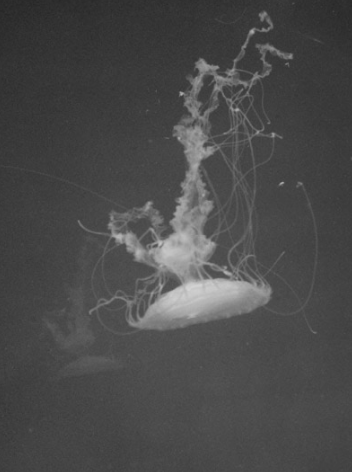
#> input picture final/jelly2.png, 352 x 472 px
$ jupyter execute --allow-errors outputs.ipynb
#> lines starting #> are read from the running program, lines starting #| are printed output that depends on the picture; after the words box and inside, x2 and y2 are one past the last pixel; in counts of white or black regions, pixels touching at a corner belong together
[cell 1]
import numpy as np
import cv2
import matplotlib.pyplot as plt
from scipy.ndimage import gaussian_filter
import torch
from torchvision import models, transforms


class Fusion:
    def __init__(self, sharp_path: str, colorful_path: str):
        self.img_sharp_bgr = cv2.imread(sharp_path)
        self.img_color_bgr = cv2.imread(colorful_path)
        if self.img_sharp_bgr is None or self.img_color_bgr is None:
            raise ValueError("Could not read one or both images")
        if self.img_sharp_bgr.shape != self.img_color_bgr.shape:
            h = min(self.img_sharp_bgr.shape[0], self.img_color_bgr.shape[0])
            w = min(self.img_sharp_bgr.shape[1], self.img_color_bgr.shape[1])
            self.img_sharp_bgr = cv2.resize(self.img_sharp_bgr, (w, h))
            self.img_color_bgr = cv2.resize(self.img_color_bgr, (w, h))

        self.img_sharp_rgb = cv2.cvtColor(self.img_sharp_bgr, cv2.COLOR_BGR2RGB)
        self.img_color_rgb = cv2.cvtColor(self.img_color_bgr, cv2.COLOR_BGR2RGB)

        self.fcn_model = None

    # [9 lines left out: function freq_stages, not called in this run]

    def run_freq(self):
        fused = self.freq_stages()
        return fused

    def wavelet_stages(self):
        sharp = self.img_sharp_rgb.astype(np.float32)
        colorful = self.img_color_rgb.astype(np.float32)
        fused = np.zeros_like(sharp)
        scales = [2, 5, 10, 20]

        for c in range(3):
            base = gaussian_filter(colorful[:, :, c], sigma=scales[-1])
            prev = sharp[:, :, c]
            channel_details = []
            for sigma in scales:
                blurred = gaussian_filter(sharp[:, :, c], sigma=sigma)
                d = prev - blurred
                channel_details.append(d)
                prev = blurred
            recon = base
            for d in reversed(channel_details):
                recon += d * 1.1
            fused[:, :, c] = recon

        fused = np.clip(fused, 0, 255).astype(np.uint8)
        fused_hsv = cv2.cvtColor(fused, cv2.COLOR_RGB2HSV).astype(np.float32)
        fused_hsv[:, :, 1] = np.clip(fused_hsv[:, :, 1] * 1.1, 0, 255)
        fused_sat = cv2.cvtColor(fused_hsv.astype(np.uint8), cv2.COLOR_HSV2RGB)
        return fused_sat

    def run_wavelet(self):
        fused = self.wavelet_stages()
        return fused

    def luminance_stages(self):
        sharp_lab = cv2.cvtColor(self.img_sharp_bgr, cv2.COLOR_BGR2LAB).astype(np.float32)
        colorful_lab = cv2.cvtColor(self.img_color_bgr, cv2.COLOR_BGR2LAB).astype(np.float32)
        sharp_L = sharp_lab[:, :, 0]
        result_lab = colorful_lab.copy()
        result_lab[:, :, 0] = sharp_L
        result = cv2.cvtColor(result_lab.astype(np.uint8), cv2.COLOR_LAB2RGB)
        return result

    def run_luminance(self):
        fused = self.luminance_stages()
        return fused

    # [62 lines left out: functions _load_fcn, fcn_poisson_guided_stages, not called in this run]

    def run_fcn_poisson_guided(self):
        fused = self.fcn_poisson_guided_stages()
        return fused

    # [44 lines left out: function graphcut_poisson_guided_stages, not called in this run]

    def run_graphcut_poisson_guided(self, rect=None, iters: int = 5):
        fused = self.graphcut_poisson_guided_stages(rect=rect, iters=iters)
        return fused

    def run_and_show(self, method_name: str, out_filename: str):
        method_name = method_name.lower()

        if method_name == "freq":
            fused = self.run_freq()
        elif method_name == "wavelet":
            fused = self.run_wavelet()
        elif method_name == "luminance":
            fused = self.run_luminance()
        elif method_name == "fcn_poisson":
            fused = self.run_fcn_poisson_guided()
        elif method_name == "graphcut_poisson":
            fused = self.run_graphcut_poisson_guided()
        else:
            raise ValueError(f"Unknown method_name: {method_name}")

        plt.figure(figsize=(15, 5))

        plt.subplot(1, 3, 1)
        plt.imshow(self.img_sharp_rgb)
        plt.title("Sharp input")
        plt.axis("off")


        plt.subplot(1, 3, 2)
        plt.imshow(self.img_color_rgb)
        plt.title("Colorful input")
        plt.axis("off")

        plt.subplot(1, 3, 3)
        plt.imshow(fused)
        plt.title(f"{method_name} fused")
        plt.axis("off")

        plt.tight_layout()
        plt.show()

        cv2.imwrite(out_filename, cv2.cvtColor(fused, cv2.COLOR_RGB2BGR))
        return fused

[cell 2]
if __name__ == "__main__":
    sharp_img = "jelly2.png"
    colorful_img = "jelly1.png"

    pipe = Fusion(sharp_img, colorful_img)
#> in __init__, self.img_sharp_bgr is the input picture: shape (472, 352, 3); min 38, max 212, mean 73.9
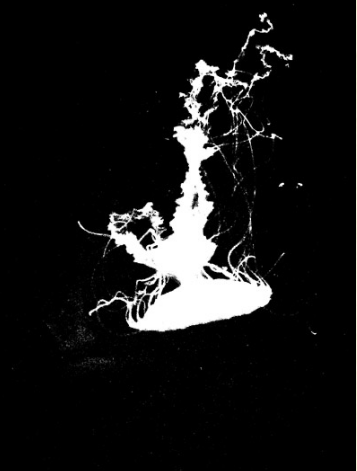
#> input picture final/jelly1.png, 357 x 471 px
#> in __init__, self.img_color_bgr is the input picture: shape (471, 357, 3); mean B, G, R 23.1, 23.2, 23.2

    method = "wavelet"              # "freq", "wavelet", "luminance", "fcn_poisson", "graphcut_poisson"
    out_file = "wavelet_jelly.png"

    pipe.run_and_show(method, out_file)
#> the loop in wavelet_stages, `for c in range(3):` made 3 passes
#> pass 1, in wavelet_stages, `base = gaussian_filter(colorful[:, :, c], sigma=scales[-1])`:
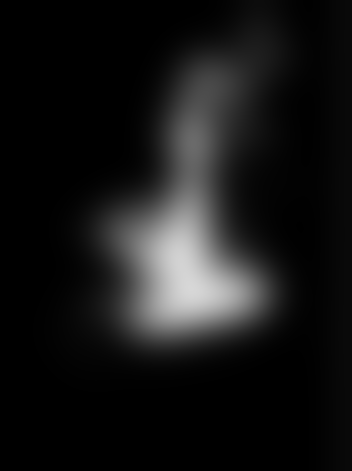
#> base: shape (471, 352) float32; min 2.28e-06, max 215.3, mean 23.2
#> after the loop in wavelet_stages, `for c in range(3):`:
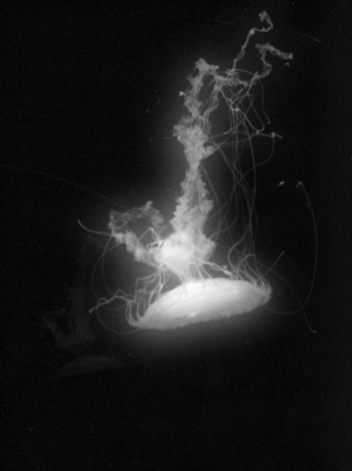
#> fused: shape (471, 352, 3) float32; mean R, G, B 23.2, 23.2, 23.1; drawn with min black and max white
#> in wavelet_stages, `fused_hsv = cv2.cvtColor(fused, cv2.COLOR_RGB2HSV).astype(np.float32)`:
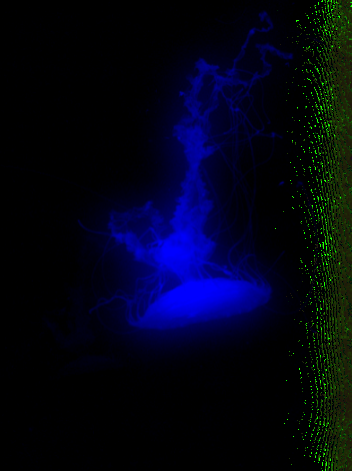
#> fused_hsv: shape (471, 352, 3) float32; mean R, G, B 1.9, 4.4, 23.2
#> in wavelet_stages, `fused_hsv[:, :, 1] = np.clip(fused_hsv[:, :, 1] * 1.1, 0, 255)`: fused_hsv: shape (471, 352, 3) float32; 7.16% of pixels changed, all inside (x1, y1, x2, y2) = (277, 0, 352, 471)

[cell 3]
if __name__ == "__main__":
    sharp_img = "img2.png"
    colorful_img = "img1.png"

    pipe = Fusion(sharp_img, colorful_img)
#> call 2 of __init__, with sharp_path = 'img2.png', colorful_path = 'img1.png'
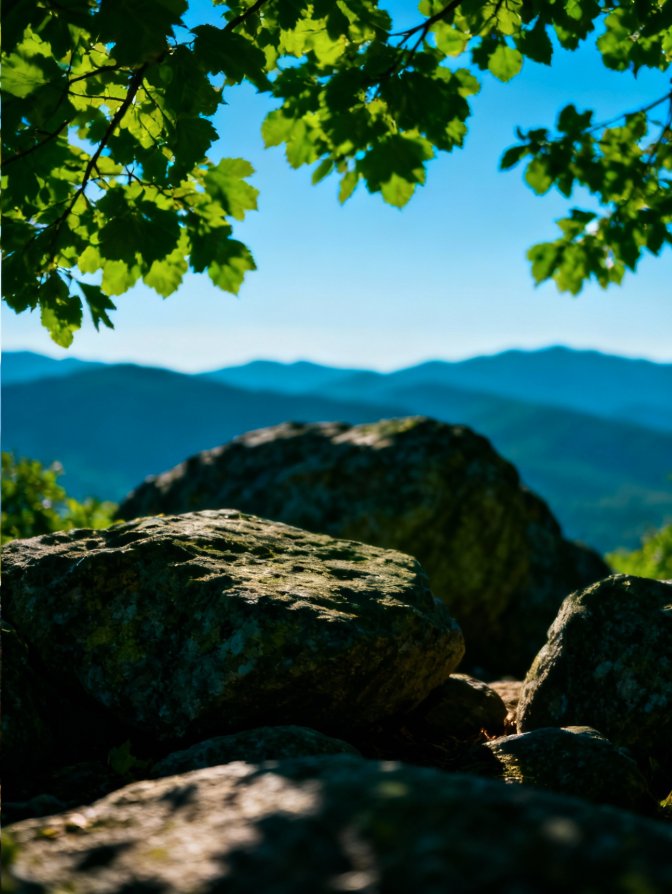
#> input picture final/img2.png, 672 x 894 px
#> in __init__, self.img_sharp_bgr is the input picture: shape (894, 672, 3); mean B, G, R 74.7, 86.3, 47.5
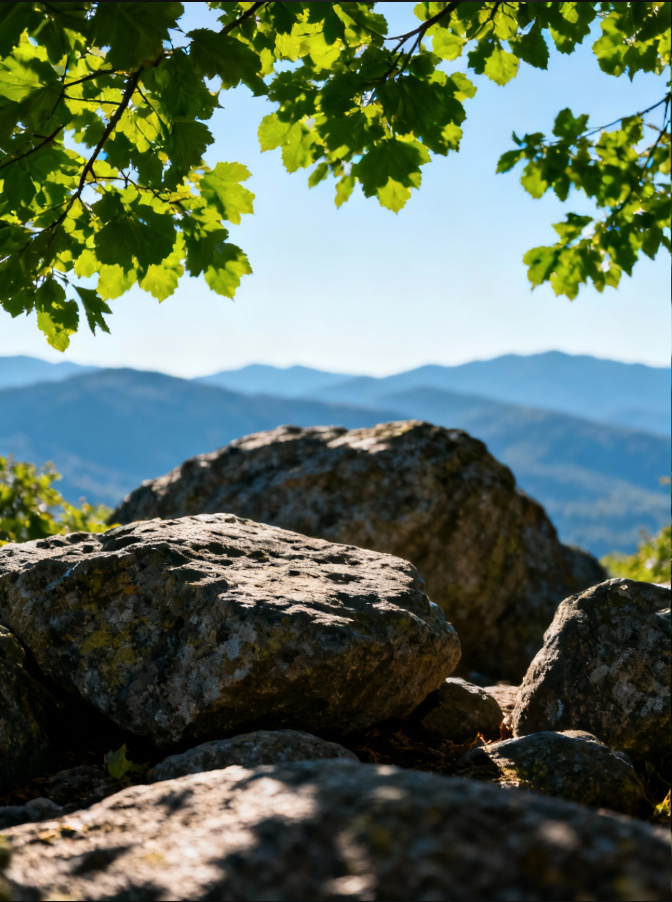
#> input picture final/img1.png, 672 x 902 px
#> in __init__, self.img_color_bgr is the input picture: shape (902, 672, 3); mean B, G, R 92.1, 108.1, 93.1

    method = "luminance"              # "freq", "wavelet", "luminance", "fcn_poisson", "graphcut_poisson"
    out_file = "luminance_rocks.png"

    pipe.run_and_show(method, out_file)
#> in luminance_stages, `colorful_lab = cv2.cvtColor(self.img_color_bgr, cv2.COLOR_BGR2LAB).ast..`:
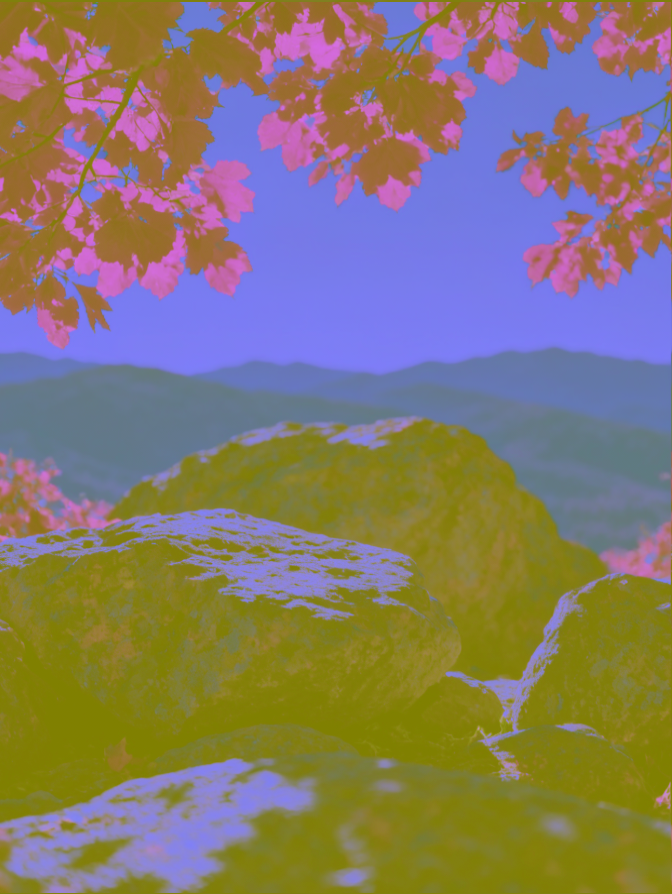
#> colorful_lab: shape (894, 672, 3) float32; mean B, G, R 107.9, 121.6, 134.2
#> in luminance_stages, `sharp_L = sharp_lab[:, :, 0]`:
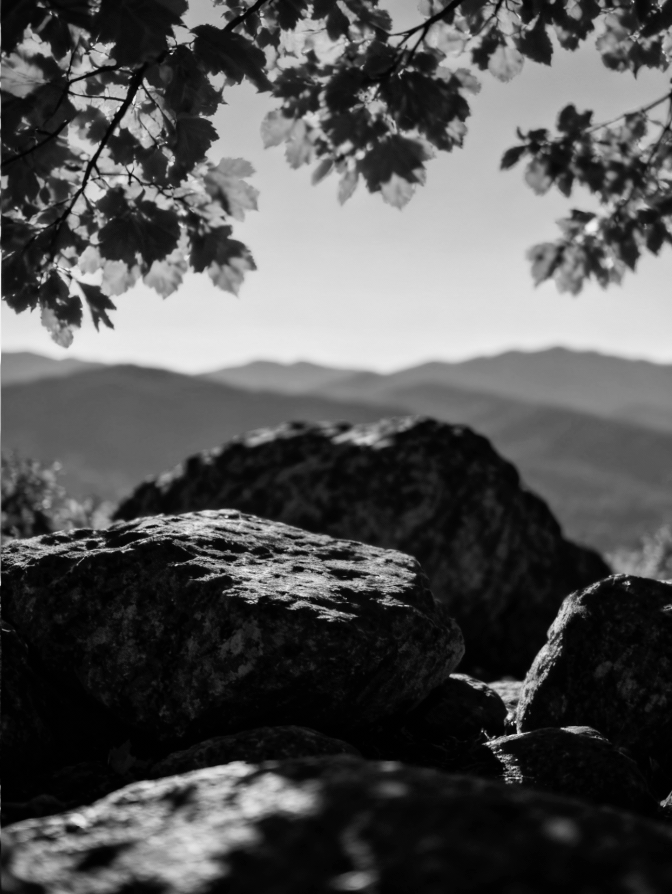
#> sharp_L: shape (894, 672) float32; min 0, max 246, mean 83.2
#> in luminance_stages, `result_lab[:, :, 0] = sharp_L`:
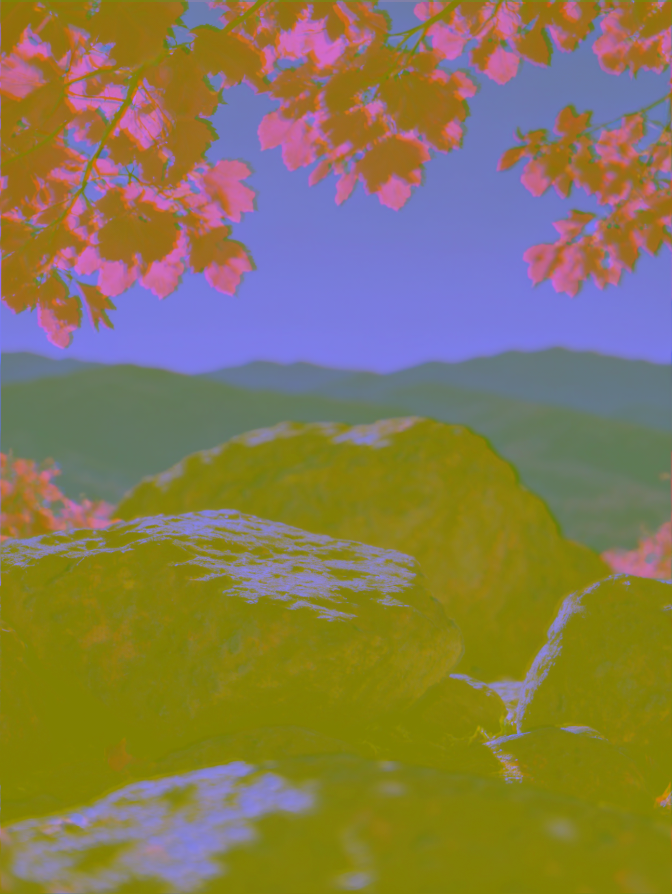
#> result_lab: shape (894, 672, 3) float32; mean B, G, R 83.2, 121.6, 134.2
#> in luminance_stages, `result = cv2.cvtColor(result_lab.astype(np.uint8), cv2.COLOR_LAB2RGB)`:
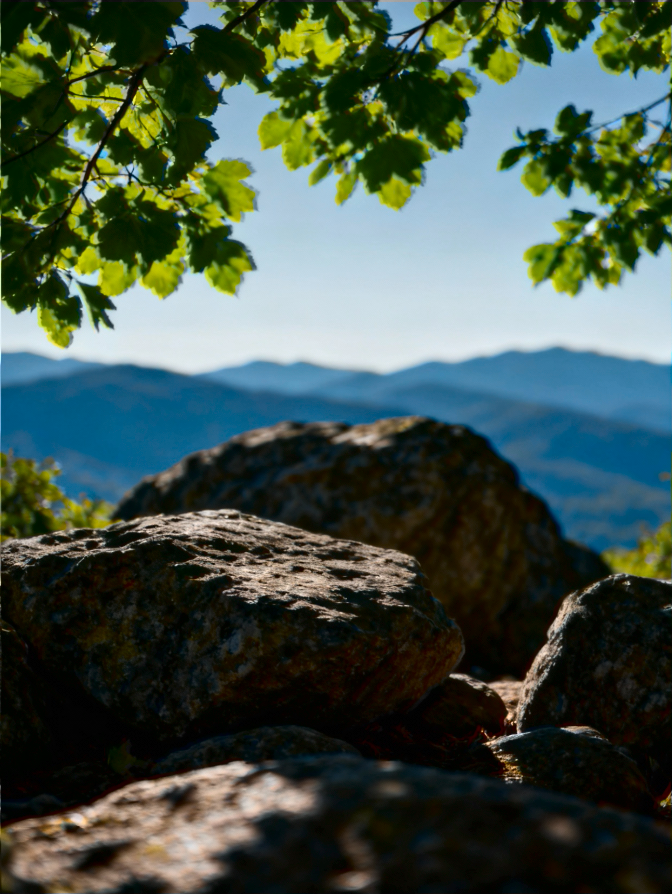
#> result: shape (894, 672, 3); mean R, G, B 67.8, 83.9, 71.9

#> (a cell that did not finish here is left out)
